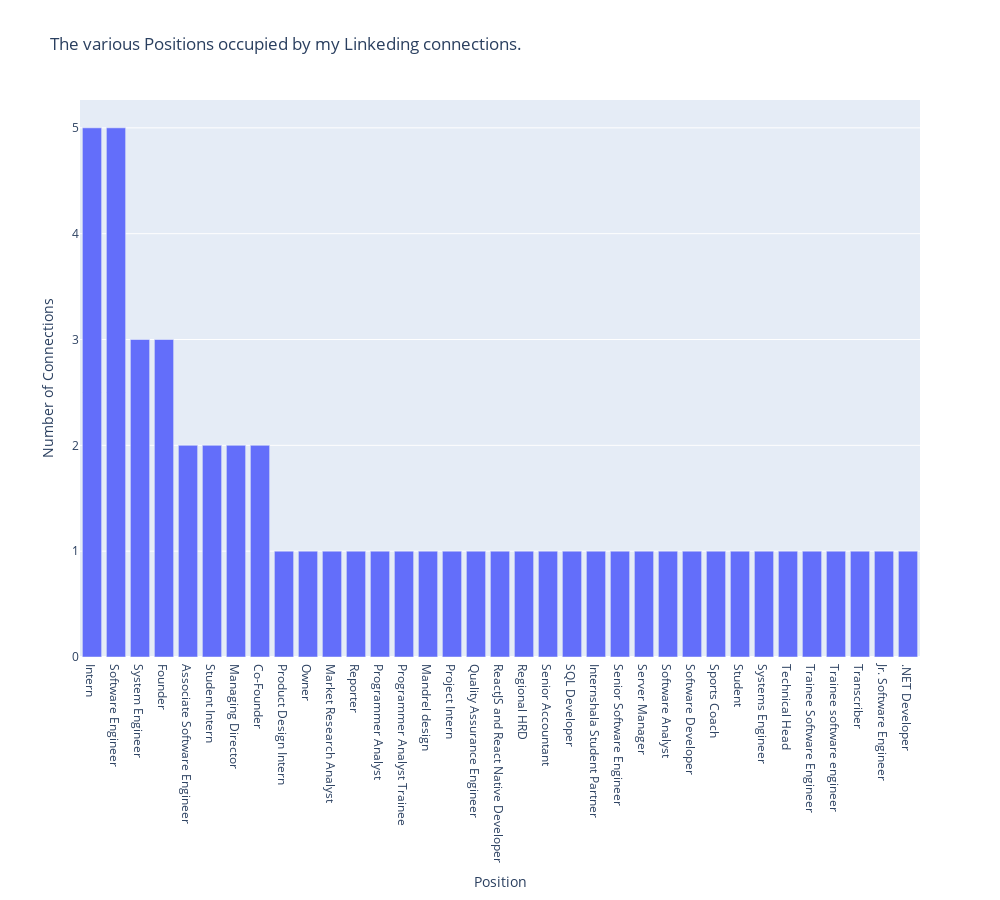

Source (notebook cell):
### Code cell
fig=px.bar(lkd.groupby(by='Position').count().sort_values(by='First Name',ascending=False)[:35].reset_index(),
        x='Position',
        y='Connected On',
        labels={'Connected On':'Number of Connections'},
        width=1000,
        height=900,
        title='The various Positions occupied by my Linkeding connections.'
        )   
fig

### Figure 1 — Plotly figure (JSON) as saved in the notebook; plotly's stock layout.template omitted (floating-point values rounded to 4 significant figures)
{"data": [{"alignmentgroup": "True", "hovertemplate": "Position=%{x}<br>Number of Connections=%{y}<extra></extra>", "legendgroup": "", "marker": {"color": "#636efa", "pattern": {"shape": ""}}, "name": "", "offsetgroup": "", "orientation": "v", "showlegend": false, "textposition": "auto", "type": "bar", "x": ["Intern", "Software Engineer", "System Engineer", "Founder", "Associate Software Engineer", "Student Intern", "Managing Director", "Co-Founder", "Product Design Intern", "Owner", "Market Research Analyst", "Reporter", "Programmer Analyst", "Programmer Analyst Trainee", "Mandrel design", "Project Intern", "Quality Assurance Engineer", "ReactJS and React Native Developer", "Regional HRD ", "Senior Accountant", "SQL Developer", "Internshala Student Partner", "Senior Software Engineer", "Server Manager", "Software Analyst", "Software Developer", "Sports Coach", "Student", "Systems Engineer", "Technical Head", "Trainee Software Engineer", "Trainee software engineer", "Transcriber", "Jr. Software Engineer", ".NET Developer"], "xaxis": "x", "y": [5, 5, 3, 3, 2, 2, 2, 2, 1, 1, 1, 1, 1, 1, 1, 1, 1, 1, 1, 1, 1, 1, 1, 1, 1, 1, 1, 1, 1, 1, 1, 1, 1, 1, 1], "yaxis": "y"}], "layout": {"barmode": "relative", "height": 900, "legend": {"tracegroupgap": 0}, "title": {"text": "The various Positions occupied by my Linkeding connections."}, "width": 1000, "xaxis": {"anchor": "y", "domain": [0, 1], "title": {"text": "Position"}}, "yaxis": {"anchor": "x", "domain": [0, 1], "title": {"text": "Number of Connections"}}}}
